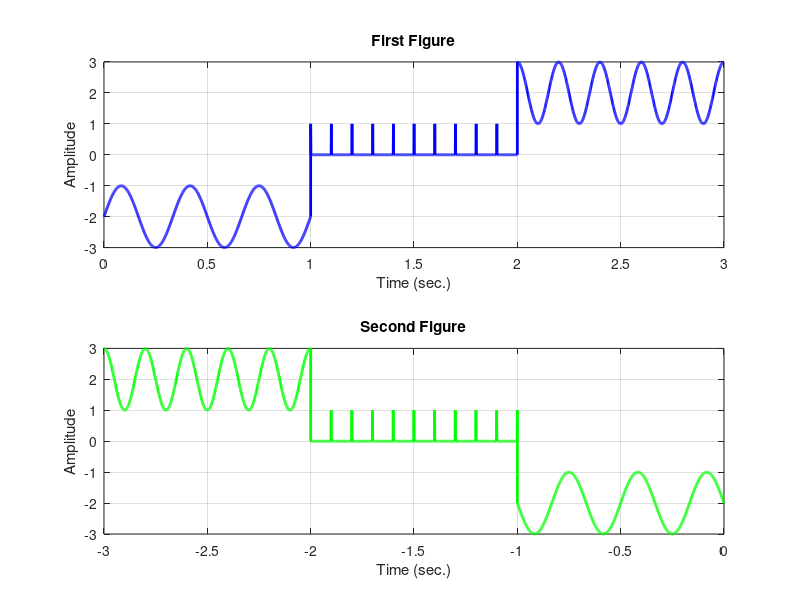
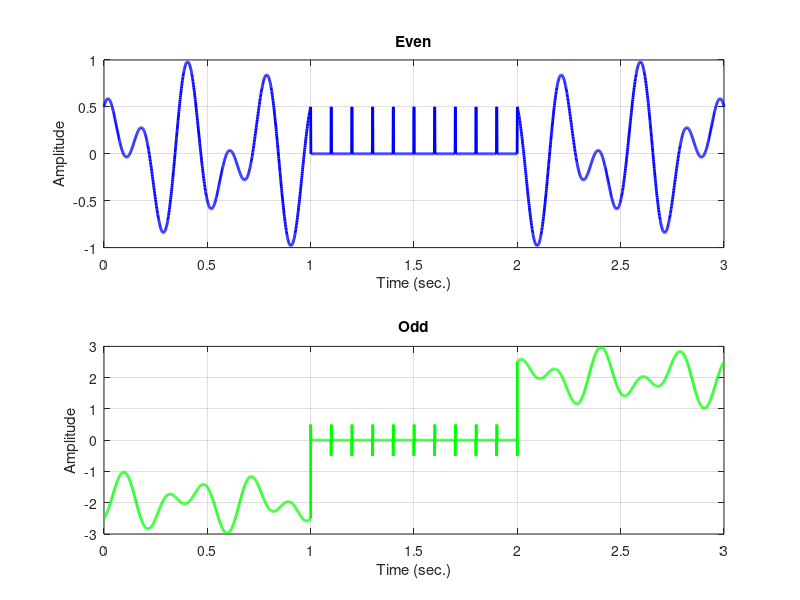
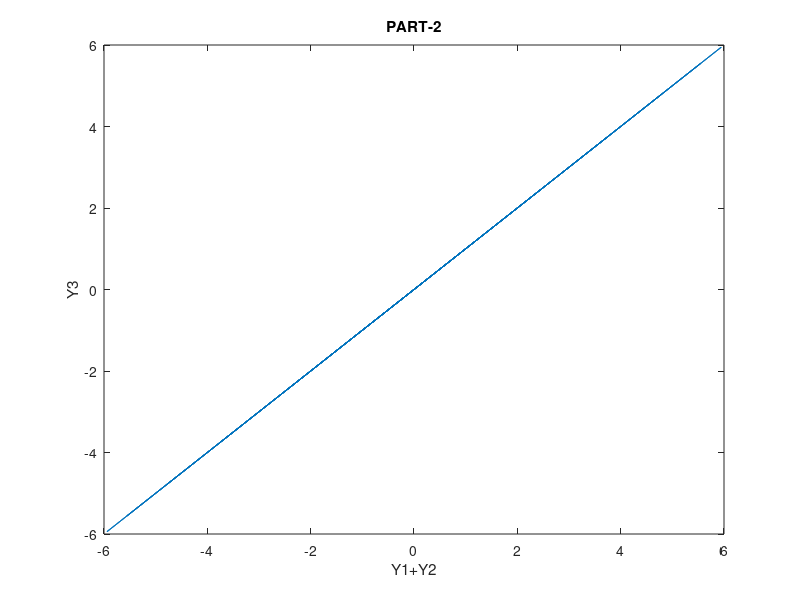

These charts were generated, in order, by the following MATLAB code:
clear all; clc; close all;

%% Part 1 - 1 
t1 = linspace(0,1,1000);
X1 = sin(6*pi*t1)-2  ;

t2 = linspace(1,2,1000);
X2a = zeros(1,100);
X2a(1) = 1;
X2 = repmat(X2a,1,10);

t3 = linspace(2,3,1000);
X3 = cos(10*pi*t1)+2 ;

t = cat(2,t1,t2,t3);
X = cat(2,X1,X2,X3);

figure;
subplot(211);
plot(t,X,'b-','LineWidth',2);
xlabel('Time (sec.)'); 
ylabel('Amplitude'); 
title('First Figure');
grid on;


subplot(212);
plot(-t,X,'g-','LineWidth',2);
xlabel('Time (sec.)'); 
ylabel('Amplitude'); 
title('Second Figure');
grid on;

%% 3
% teo = cat(2,-fliplr(t),t);
% Xeo = cat(2,fliplr(X),X);
% 
% XEv = [Xeo+fliplr(Xeo)]/2;
% XOd = [Xeo-fliplr(Xeo)]/2;

XEv = (X+fliplr(X))/2;
XOd = (X-fliplr(X))/2;
teo = t;

figure;
subplot(211);
plot(teo,XEv,'b-','LineWidth',2);
xlabel('Time (sec.)'); 
ylabel('Amplitude'); 
title('Even');
grid on;


subplot(212);
plot(teo,XOd,'g-','LineWidth',2);
xlabel('Time (sec.)'); 
ylabel('Amplitude'); 
title('Odd');
grid on;


%% Part 2 - 1

t = linspace(0,1,250);

X1 = sin(2*pi*5*t);  
X2 = cos(2*pi*7*t);

X3 = X1 + X2;

h = [1 0 1 0 1];

Y1 = 0;
Y2 = 0;
Y3 = 0;

for i=5:-1:1
    Y1 = Y1 + h(i)*sin(2*pi*5*(t - (5-i)));
    Y2 = Y2 + h(i)*cos(2*pi*7*(t - (5-i)));
    Y3 = Y3 + h(i)*(cos(2*pi*7*(t - (5-i)))+sin(2*pi*5*(t - (5-i))));
end

figure;
plot(Y1+Y2,Y3);
title('PART-2');
xlabel('Y1+Y2'); 
ylabel('Y3'); 
